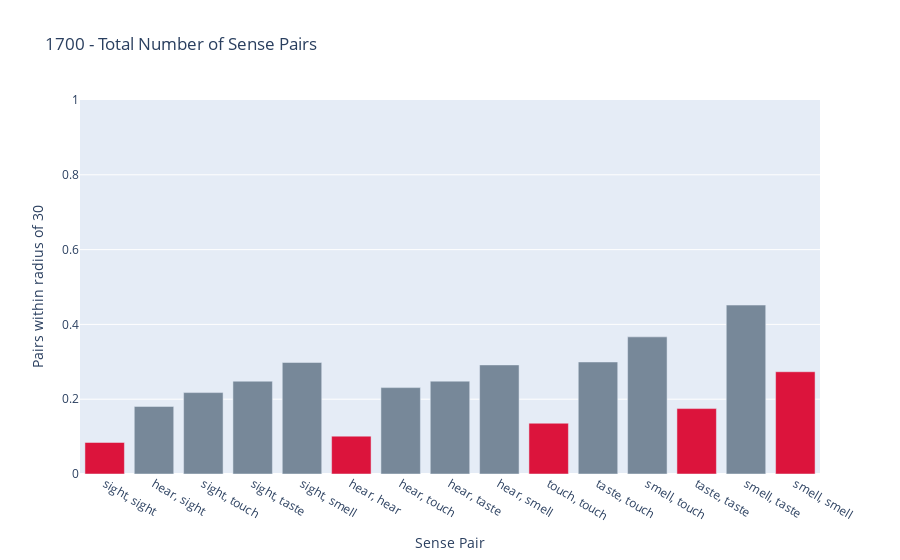
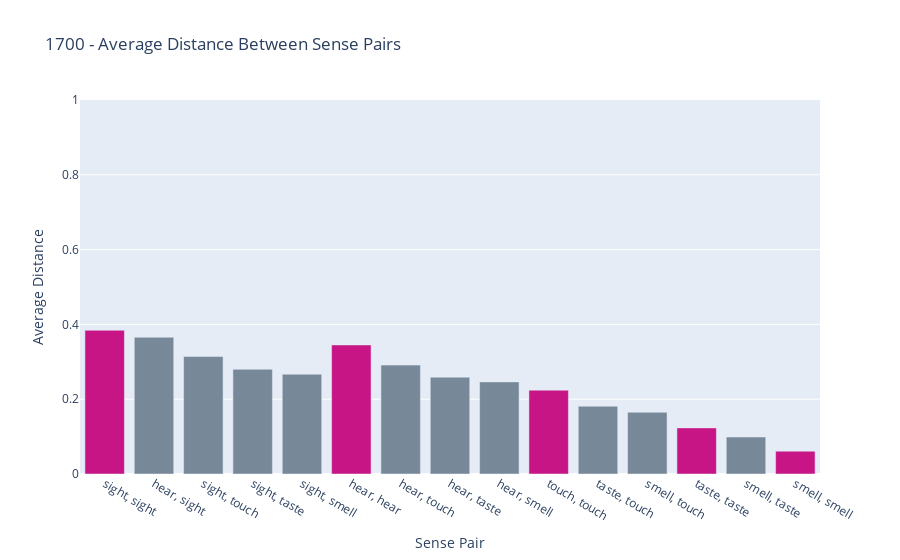
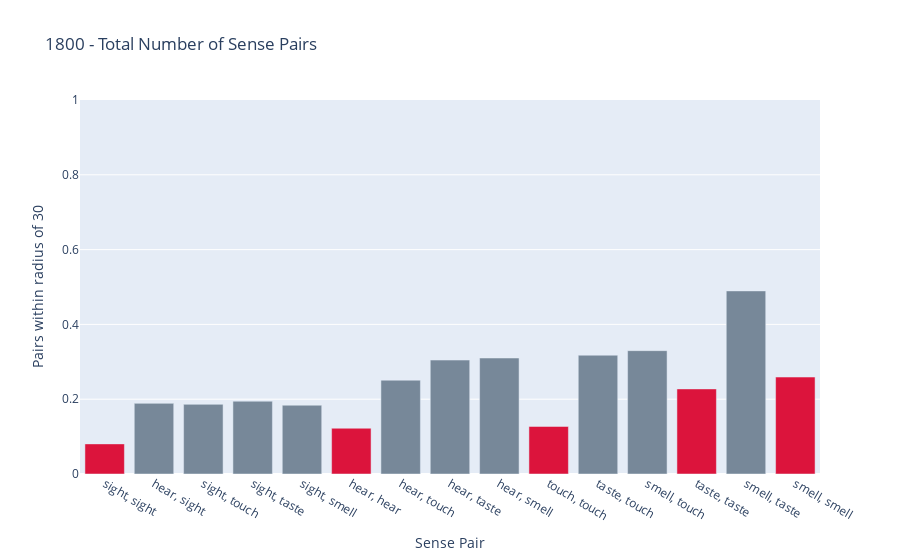
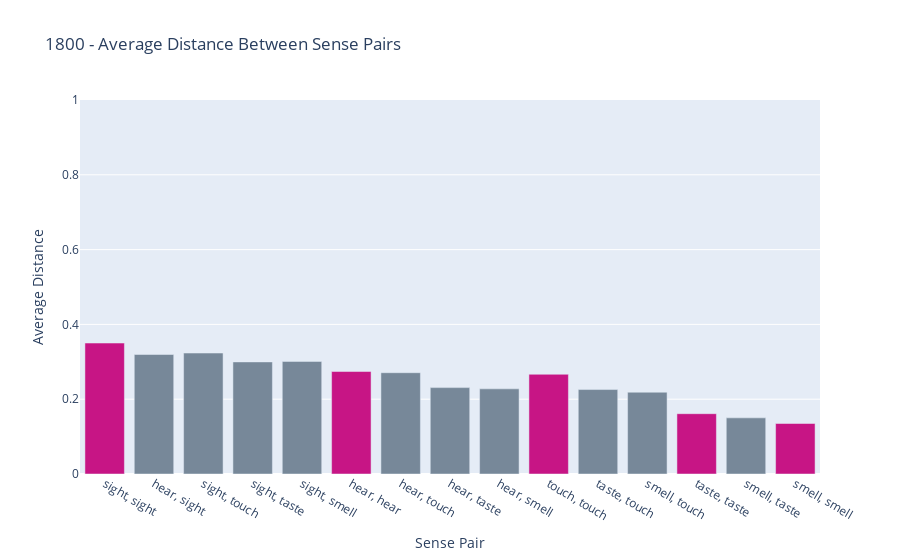

The notebook cell these images were saved under, in order:
### Markdown cell above
### 2-Sense Mixtures: Average Pairwise Distance between Sense Pairs AND  Sensory Descriptors within a 30-radius Area

### Code cell
SENSES = ['sight', 'hear', 'touch', 'taste', 'smell']
radius = 30
literary_periods = ['1700', '1800', '1900', 'full_corpus']

plt.figure(figsize=(30,20), dpi = 300)
num_a = 1
num_b = 5
num_c = 9 
plt.tight_layout()

def format_key(pair):
    return ", ".join(sorted(pair))


def avg(value):
    ret = 0 if value[1] == 0 else value[0]/value[1]
    return ret

for period in literary_periods:

    senses_and_freqs = {format_key((SENSES[i],SENSES[j])):0 for i in range(len(SENSES)) for j in range(i, len(SENSES))}
    senses_and_avgs = {format_key((SENSES[i],SENSES[j])):[0,0] for i in range(len(SENSES)) for j in range(i, len(SENSES))}

    all_top_descriptors = read_file('../data/' + period + '/' + period + '_all_top_descriptors_500.pickle')
    
    points = []
    points_with_sense = []
    for index, row in all_top_descriptors.iterrows():
        points.append([row['Principal Component 1'], row['Principal Component 2']])
        points_with_sense.append([[row['Principal Component 1'], row['Principal Component 2']], row['modality']])
        
    euclidean_dists = euclidean_distances(points, points)
    
    total = 0
    same_sense = 0
    visited_points = []
    for i, row in enumerate(euclidean_dists):
        for j, distance in enumerate(row):
            if i == j or sorted((i,j)) in visited_points: continue
            visited_points.append(sorted((i,j)))
            sense_i = points_with_sense[i][1]
            sense_j = points_with_sense[j][1]
            pair = format_key([sense_i, sense_j])
            senses_and_avgs[pair][0] += distance
            senses_and_avgs[pair][1] += 1
            if distance > radius: continue
            senses_and_freqs[pair] += 1
            if sense_i == sense_j:
                same_sense += 1
            total += 1
    senses_and_avgs = {pair:avg(value) for pair, value in senses_and_avgs.items()}
    
    colors1 = ['lightslategray',] * len(senses_and_freqs)
    same_indices = [i for i, pair in enumerate(senses_and_freqs) if pair.split(", ")[0] == pair.split(", ")[1]]
    for i in same_indices:
        colors1[i] = "crimson"
    layout = go.Layout(
        title = period + " - Total Number of Sense Pairs",
        xaxis = dict(title="Sense Pair"),
        yaxis = dict(title="Pairs within radius of " + str(radius))
    )

    fig = go.Figure(layout=layout,
                    data=[go.Bar(x = list(senses_and_freqs.keys()),
                            y = normalize([list(senses_and_freqs.values())])[0],
                    marker_color=colors1)])
    fig.update_yaxes(range=[0, 1])
    fig.show()
    fig.write_html('../visuals/' + period + '/' + period + '_total_sense_pairs_500.html')
    
    
    layout = go.Layout(
            title = period + " - Average Distance Between Sense Pairs",
            xaxis = dict(title="Sense Pair"),
            yaxis = dict(title="Average Distance")
        )
    colors2 = ['lightslategray',] * len(senses_and_avgs)
    same_indices = [i for i, pair in enumerate(senses_and_avgs) if pair.split(", ")[0] == pair.split(", ")[1]]
    for i in same_indices:
        colors2[i] = "mediumvioletred"
    fig = go.Figure(layout=layout,
                    data=[go.Bar(x = list(senses_and_avgs.keys()),
                            y = normalize([list(senses_and_avgs.values())])[0],
                    marker_color=colors2)])
    fig.update_yaxes(range=[0, 1])
    fig.show()
    fig.write_html('../visuals/' + period + '/' + period + '_average_distance_between_sense_pairs_500.html')
    
    plt.subplot(3, 4, num_a)
    num_a += 1
    plt.bar(list(senses_and_freqs.keys()), normalize([list(senses_and_freqs.values())])[0], label=list(senses_and_freqs.keys()), width=0.5, color = colors1)
    plt.title(period + " - Total Number of Sense Pairs", fontsize=17)
    plt.xlabel('Sense Pair')
    plt.ylabel("Pairs within radius of " + str(radius))
    plt.rc('axes', labelsize=15)
    plt.rc('xtick', labelsize=15)
    plt.rc('ytick', labelsize=15)
    plt.xticks(rotation = 45)
    plt.ylim(0, 1)

    
    plt.subplot(3, 4, num_b)
    num_b += 1
    plt.bar(list(senses_and_avgs.keys()), normalize([list(senses_and_avgs.values())])[0], label=list(senses_and_avgs.keys()), width=0.5, color = colors2)
    plt.title(period + " - Average Distance Between Sense Pairs", fontsize=17)
    plt.xlabel('Sense Pair')
    plt.ylabel("Average Distance")
    plt.rc('axes', labelsize=15)
    plt.rc('xtick', labelsize=15)
    plt.rc('ytick', labelsize=15)
    plt.xticks(rotation = 45) 
    plt.ylim(0, 1)

    
plt.subplots_adjust(hspace=1.3)
plt.savefig('../visuals/all_sense_pairs.jpeg', bbox_inches="tight", dpi=300, transparent=False,)    
plt.show()

### Figure 1 — Plotly figure (JSON) as saved in the notebook; plotly's stock layout.template omitted (floating-point values rounded to 4 significant figures)
{"data": [{"marker": {"color": ["crimson", "lightslategray", "lightslategray", "lightslategray", "lightslategray", "crimson", "lightslategray", "lightslategray", "lightslategray", "crimson", "lightslategray", "lightslategray", "crimson", "lightslategray", "crimson"]}, "type": "bar", "x": ["sight, sight", "hear, sight", "sight, touch", "sight, taste", "sight, smell", "hear, hear", "hear, touch", "hear, taste", "hear, smell", "touch, touch", "taste, touch", "smell, touch", "taste, taste", "smell, taste", "smell, smell"], "y": [0.0844, 0.1807, 0.2177, 0.2481, 0.2982, 0.1012, 0.231, 0.2483, 0.2917, 0.1358, 0.2995, 0.3667, 0.1749, 0.4517, 0.2734]}], "layout": {"title": {"text": "1700 - Total Number of Sense Pairs"}, "xaxis": {"title": {"text": "Sense Pair"}}, "yaxis": {"range": [0, 1], "title": {"text": "Pairs within radius of 30"}}}}

### Figure 2 — Plotly figure (JSON) as saved in the notebook; plotly's stock layout.template omitted (floating-point values rounded to 4 significant figures)
{"data": [{"marker": {"color": ["mediumvioletred", "lightslategray", "lightslategray", "lightslategray", "lightslategray", "mediumvioletred", "lightslategray", "lightslategray", "lightslategray", "mediumvioletred", "lightslategray", "lightslategray", "mediumvioletred", "lightslategray", "mediumvioletred"]}, "type": "bar", "x": ["sight, sight", "hear, sight", "sight, touch", "sight, taste", "sight, smell", "hear, hear", "hear, touch", "hear, taste", "hear, smell", "touch, touch", "taste, touch", "smell, touch", "taste, taste", "smell, taste", "smell, smell"], "y": [0.3843, 0.3656, 0.3141, 0.28, 0.2666, 0.3451, 0.2912, 0.2588, 0.2463, 0.2241, 0.1811, 0.165, 0.1233, 0.09886, 0.06105]}], "layout": {"title": {"text": "1700 - Average Distance Between Sense Pairs"}, "xaxis": {"title": {"text": "Sense Pair"}}, "yaxis": {"range": [0, 1], "title": {"text": "Average Distance"}}}}

### Figure 3 — Plotly figure (JSON) as saved in the notebook; plotly's stock layout.template omitted (floating-point values rounded to 4 significant figures)
{"data": [{"marker": {"color": ["crimson", "lightslategray", "lightslategray", "lightslategray", "lightslategray", "crimson", "lightslategray", "lightslategray", "lightslategray", "crimson", "lightslategray", "lightslategray", "crimson", "lightslategray", "crimson"]}, "type": "bar", "x": ["sight, sight", "hear, sight", "sight, touch", "sight, taste", "sight, smell", "hear, hear", "hear, touch", "hear, taste", "hear, smell", "touch, touch", "taste, touch", "smell, touch", "taste, taste", "smell, taste", "smell, smell"], "y": [0.08054, 0.1889, 0.1863, 0.1946, 0.1839, 0.1224, 0.2509, 0.3047, 0.3101, 0.1272, 0.3177, 0.3298, 0.2275, 0.4896, 0.2592]}], "layout": {"title": {"text": "1800 - Total Number of Sense Pairs"}, "xaxis": {"title": {"text": "Sense Pair"}}, "yaxis": {"range": [0, 1], "title": {"text": "Pairs within radius of 30"}}}}

### Figure 4 — Plotly figure (JSON) as saved in the notebook; plotly's stock layout.template omitted (floating-point values rounded to 4 significant figures)
{"data": [{"marker": {"color": ["mediumvioletred", "lightslategray", "lightslategray", "lightslategray", "lightslategray", "mediumvioletred", "lightslategray", "lightslategray", "lightslategray", "mediumvioletred", "lightslategray", "lightslategray", "mediumvioletred", "lightslategray", "mediumvioletred"]}, "type": "bar", "x": ["sight, sight", "hear, sight", "sight, touch", "sight, taste", "sight, smell", "hear, hear", "hear, touch", "hear, taste", "hear, smell", "touch, touch", "taste, touch", "smell, touch", "taste, taste", "smell, taste", "smell, smell"], "y": [0.3502, 0.3195, 0.3234, 0.2997, 0.301, 0.274, 0.2708, 0.231, 0.2277, 0.2666, 0.2258, 0.2187, 0.1613, 0.1501, 0.135]}], "layout": {"title": {"text": "1800 - Average Distance Between Sense Pairs"}, "xaxis": {"title": {"text": "Sense Pair"}}, "yaxis": {"range": [0, 1], "title": {"text": "Average Distance"}}}}
